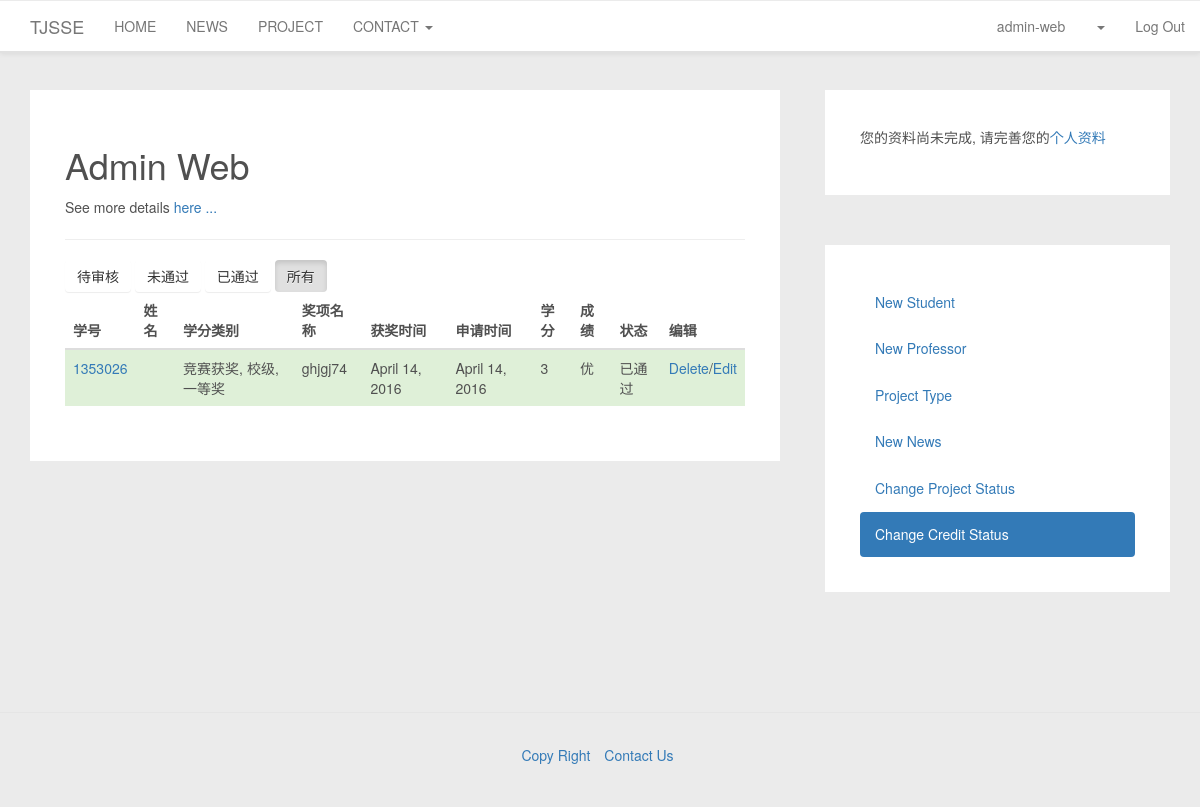
Before: /accounts/adminweb/change_credit_status/3 (signed in) with the older database file.
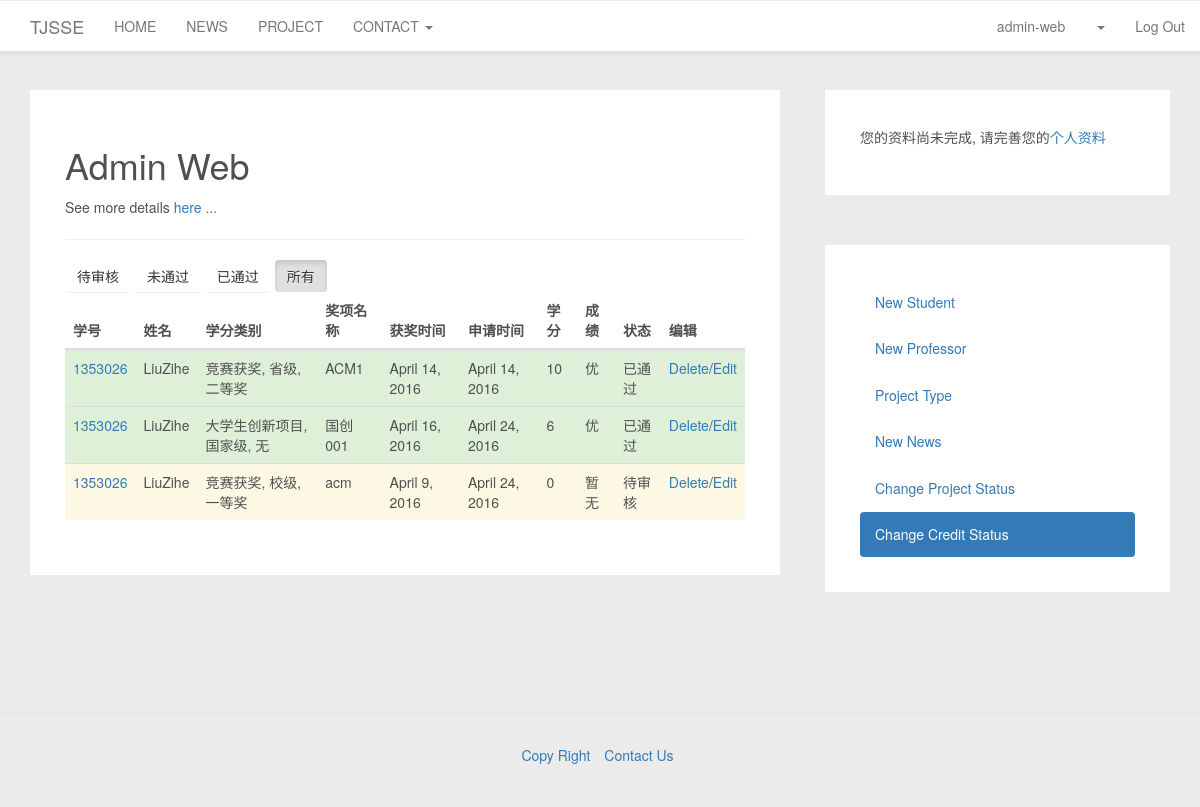
After: the same page with the newer database file.
### accounts/models.py (models this page shows, shortened)
class Credit(models.Model):
    student = models.ForeignKey(User)
    create_credit_date = models.DateField(auto_now=True)
    get_project_date = models.DateField(null=True)
    name = models.CharField('名称', max_length=300)
    CREDIT_TYPE_CHOICES = [
        (1, '竞赛获奖'),
        (2, '学术论文'),
        (3, '国家发明专利'),
        (4, '大学生创新项目'),
    ]
    CREDIT_SECOND_TYPE = [
        (11, '校级'), (12, '省级'), (13, '国家级'), (14, '国际级'), (15, '其他'),
        (21, '权威报纸'), (22, '核心期刊'), (23, 'SCI/EI检索'),
        (0, '无')
    ]
    CREDIT_THIRD_TYPE = [
        (11, '一等奖'), (12, '二等奖'), (13, '三等奖'),
        (21, '第一作者'), (22, '第二作者'), (23, '第三作者'),
        (0, "无")
    ]
    credit_type = models.IntegerField('认定类型', choices=CREDIT_TYPE_CHOICES, default='1')
    credit_second_type = models.IntegerField('认定等级2', choices=CREDIT_SECOND_TYPE, default='11')
    credit_third_type = models.IntegerField('认定等级3', choices=CREDIT_THIRD_TYPE, default='11')
    CREDIT_STATUS_CHOICES = [
        (0, '待审核'),
        (1, '未通过'),
        (2, '已通过'),
    ]
    status = models.IntegerField('审核状态', choices=CREDIT_STATUS_CHOICES, default=0)
    CREDIT_GRADE = [
        (5, '优'),
        (4, '良'),
        (3, '中'),
        (2, '及格'),
        (0, '暂无')
    ]
    grade = models.IntegerField('学分等级', choices=CREDIT_GRADE, default=0)
    value = models.IntegerField('认定学分', default=0)
    image = models.ImageField('认证图片', upload_to='img', null=True)
    class Meta:
        ordering = ['create_credit_date']

### adminweb/views.py (the view)
# urls.py: url(r'^change_credit_status/(?P<status>[0-9]+)$', views.change_credit_statu, name='change_credit_stauts'),
def change_credit_statu(request, status=3):
    status = int(status)
    if not request.user.is_superuser or status > 3 or status < 0:
        return HttpResponseRedirect(reverse('home'))
    try:
        if status is 3:
            credit_list = Credit.objects.all()
        else:
            credit_list = Credit.objects.filter(status=status)
        return render(request, 'adminweb_change_credit_status.html', {'credit_list': credit_list})
    except:
        return HttpResponseRedirect(reverse('home'))

### templates/adminweb_change_credit_status.html (shortened to what this page needs)
{% extends 'base_adminweb.html' %}
{% load staticfiles %}
{% block adminweb_base %}
    <a id="0" type="button" class="btn btn-default"  href="./0">待审核</a>
    <a id="1" type="button" class="btn btn-default"  href="./1">未通过</a>
    <a id="2" type="button" class="btn btn-default"  href="./2">已通过</a>
    <a id="3" type="button" class="btn btn-default"  href="./3">所有</a>
    <table class="table table-striped table-hover">
      <thead>
        <tr>
            <th>学号</th>
            <th>姓名</th>
            <th>学分类别</th>
            <th>奖项名称</th>
            <th>获奖时间</th>
            <th>申请时间</th>
            <th>学分</th>
            <th>成绩</th>
            <th>状态</th>
            <th>编辑</th>
        </tr>
      </thead>
      <tbody>
        {% for credit in credit_list %}
            {% if credit.status == 0 %}
                    <tr class="warning">
            {% elif credit.status == 1 %}
                    <tr class="active">
            {% else %}
                    <tr class="success">
            {% endif %}
                <td><a href="{% url 'get_student_credit' id=credit.student.id status=3 %}">{{ credit.student.username }}</a></td>
                <td>{{ credit.student.first_name }}{{ credit.student.last_name }}</td>
                <td>{{ credit.get_credit_type_display}}, {{ credit.get_credit_second_type_display }}, {{ credit.get_credit_third_type_display }}</td>
                <td>{{ credit.name  }}</td>
                <td>{{ credit.get_project_date }}</td>
                <td>{{ credit.create_credit_date }}</td>
                <td>{{ credit.value }}</td>
                <td>{{ credit.get_grade_display }}</td>
                <td>{{ credit.get_status_display }}</td>
                <td>
                    <a href="{% url 'super_delete_credit' id=credit.id %}">Delete</a>/<a href="{% url 'super_edit_credit' id=credit.id %}">Edit</a>
                </td>
            </tr>
        {% endfor %}
      </tbody>
    </table>
{% endblock adminweb_base %}

Changed rows visible on the page:
removed Credit: student.username "1353026", credit_type "竞赛获奖", credit_second_type "校级", credit_third_type "一等奖", name "ghjgj74", get_project_date "April 14, 2016", create_credit_date "April 14, 2016", value "3", grade "优", status "已通过"
added Credit: student.username "1353026", student.first_name "Liu", student.last_name "Zihe", credit_type "竞赛获奖", credit_second_type "省级", credit_third_type "二等奖", name "ACM1", get_project_date "April 14, 2016", create_credit_date "April 14, 2016", value "10", grade "优", status "已通过"
added Credit: student.username "1353026", student.first_name "Liu", student.last_name "Zihe", credit_type "大学生创新项目", credit_second_type "国家级", credit_third_type "无", name "国创001", get_project_date "April 16, 2016", create_credit_date "April 24, 2016", value "6", grade "优", status "已通过"
added Credit: student.username "1353026", student.first_name "Liu", student.last_name "Zihe", credit_type "竞赛获奖", credit_second_type "校级", credit_third_type "一等奖", name "acm", get_project_date "April 9, 2016", create_credit_date "April 24, 2016", value "0", grade "暂无", status "待审核"
